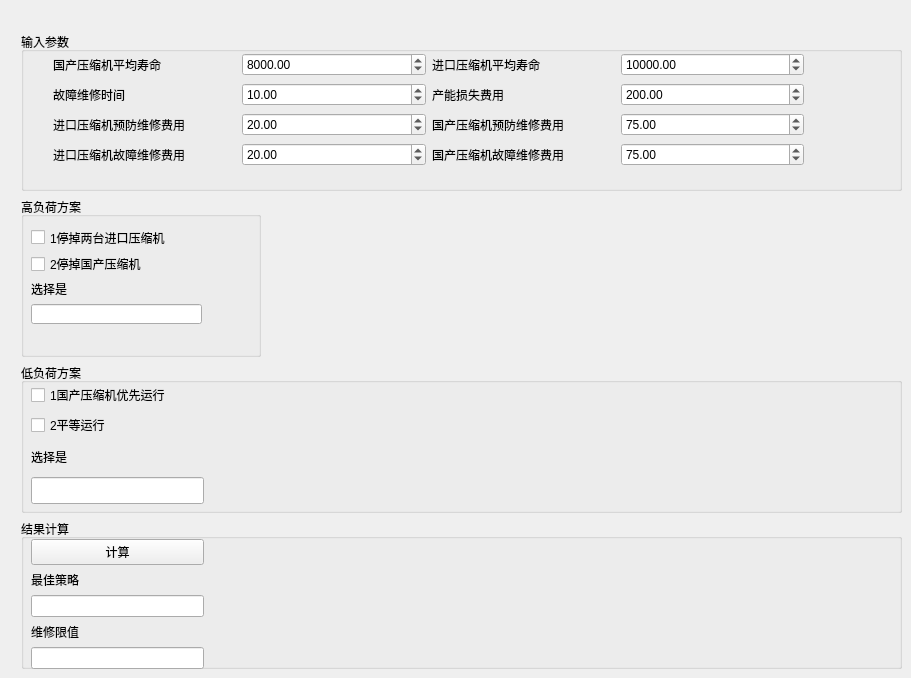
    <widget class="QWidget" name="tab_3">
     <attribute name="title">
      <string>压缩机预防维修策略对比</string>
     </attribute>
     <widget class="QWidget" name="layoutWidget">
      <property name="geometry">
       <rect>
        <x>21</x>
        <y>32</y>
        <width>881</width>
        <height>637</height>
       </rect>
      </property>
      <layout class="QVBoxLayout" name="verticalLayout_17">
       <item>
        <widget class="QGroupBox" name="groupBox_5">
         <property name="enabled">
          <bool>true</bool>
         </property>
         <property name="sizePolicy">
          <sizepolicy hsizetype="Minimum" vsizetype="Minimum">
           <horstretch>0</horstretch>
           <verstretch>0</verstretch>
          </sizepolicy>
         </property>
         <property name="minimumSize">
          <size>
           <width>0</width>
           <height>150</height>
          </size>
         </property>
         <property name="title">
          <string>输入参数</string>
         </property>
         <widget class="QWidget" name="layoutWidget">
          <property name="geometry">
           <rect>
            <x>32</x>
            <y>20</y>
            <width>751</width>
            <height>115</height>
           </rect>
          </property>
          <layout class="QVBoxLayout" name="verticalLayout_5">
           <item>
            <layout class="QHBoxLayout" name="horizontalLayout_4">
             <item>
              <widget class="QLabel" name="label_5">
               <property name="sizePolicy">
                <sizepolicy hsizetype="Preferred" vsizetype="Preferred">
                 <horstretch>0</horstretch>
                 <verstretch>0</verstretch>
                </sizepolicy>
               </property>
               <property name="minimumSize">
                <size>
                 <width>100</width>
                 <height>20</height>
                </size>
               </property>
               <property name="text">
                <string>国产压缩机平均寿命</string>
               </property>
              </widget>
             </item>
             <item>
              <widget class="QDoubleSpinBox" name="doubleSpinBox_7">
               <property name="maximum">
                <double>100000.000000000000000</double>
               </property>
               <property name="value">
                <double>8000.000000000000000</double>
               </property>
              </widget>
             </item>
             <item>
              <widget class="QLabel" name="label_6">
               <property name="sizePolicy">
                <sizepolicy hsizetype="Preferred" vsizetype="Preferred">
                 <horstretch>0</horstretch>
                 <verstretch>0</verstretch>
                </sizepolicy>
               </property>
               <property name="minimumSize">
                <size>
                 <width>100</width>
                 <height>20</height>
                </size>
               </property>
               <property name="text">
                <string>进口压缩机平均寿命</string>
               </property>
              </widget>
             </item>
             <item>
              <widget class="QDoubleSpinBox" name="doubleSpinBox_10">
               <property name="maximum">
                <double>100000.000000000000000</double>
               </property>
               <property name="value">
                <double>10000.000000000000000</double>
               </property>
              </widget>
             </item>
            </layout>
           </item>
           <item>
            <layout class="QHBoxLayout" name="horizontalLayout_5">
             <item>
              <widget class="QLabel" name="label_26">
               <property name="sizePolicy">
                <sizepolicy hsizetype="Preferred" vsizetype="Preferred">
                 <horstretch>0</horstretch>
                 <verstretch>0</verstretch>
                </sizepolicy>
               </property>
               <property name="minimumSize">
                <size>
                 <width>100</width>
                 <height>20</height>
                </size>
               </property>
               <property name="text">
                <string>故障维修时间</string>
               </property>
              </widget>
             </item>
             <item>
              <widget class="QDoubleSpinBox" name="doubleSpinBox_8">
               <property name="maximum">
                <double>1000.000000000000000</double>
               </property>
               <property name="value">
                <double>10.000000000000000</double>
               </property>
              </widget>
             </item>
             <item>
              <widget class="QLabel" name="label_27">
               <property name="sizePolicy">
                <sizepolicy hsizetype="Preferred" vsizetype="Preferred">
                 <horstretch>0</horstretch>
                 <verstretch>0</verstretch>
                </sizepolicy>
               </property>
               <property name="minimumSize">
                <size>
                 <width>100</width>
                 <height>20</height>
                </size>
               </property>
               <property name="text">
                <string>产能损失费用</string>
               </property>
              </widget>
             </item>
             <item>
              <widget class="QDoubleSpinBox" name="doubleSpinBox_9">
               <property name="maximum">
                <double>1000.000000000000000</double>
               </property>
               <property name="value">
                <double>200.000000000000000</double>
               </property>
              </widget>
             </item>
            </layout>
           </item>
           <item>
            <layout class="QHBoxLayout" name="horizontalLayout_6" stretch="1,1,1,1">
             <item>
              <widget class="QLabel" name="label_29">
               <property name="sizePolicy">
                <sizepolicy hsizetype="Preferred" vsizetype="Preferred">
                 <horstretch>0</horstretch>
                 <verstretch>0</verstretch>
                </sizepolicy>
               </property>
               <property name="minimumSize">
                <size>
                 <width>100</width>
                 <height>20</height>
                </size>
               </property>
               <property name="text">
                <string>进口压缩机预防维修费用</string>
               </property>
              </widget>
             </item>
             <item>
              <widget class="QDoubleSpinBox" name="doubleSpinBox_13">
               <property name="maximum">
                <double>10000.000000000000000</double>
               </property>
               <property name="value">
                <double>20.000000000000000</double>
               </property>
              </widget>
             </item>
             <item>
              <widget class="QLabel" name="label_30">
               <property name="sizePolicy">
                <sizepolicy hsizetype="Preferred" vsizetype="Preferred">
                 <horstretch>0</horstretch>
                 <verstretch>0</verstretch>
                </sizepolicy>
               </property>
               <property name="minimumSize">
                <size>
                 <width>100</width>
                 <height>20</height>
                </size>
               </property>
               <property name="text">
                <string>国产压缩机预防维修费用</string>
               </property>
              </widget>
             </item>
             <item>
              <widget class="QDoubleSpinBox" name="doubleSpinBox_16">
               <property name="maximum">
                <double>10000.000000000000000</double>
               </property>
               <property name="value">
                <double>75.000000000000000</double>
               </property>
              </widget>
             </item>
            </layout>
           </item>
           <item>
            <layout class="QHBoxLayout" name="horizontalLayout_13" stretch="1,1,1,1">
             <item>
              <widget class="QLabel" name="label_32">
               <property name="sizePolicy">
                <sizepolicy hsizetype="Preferred" vsizetype="Preferred">
                 <horstretch>0</horstretch>
                 <verstretch>0</verstretch>
                </sizepolicy>
               </property>
               <property name="minimumSize">
                <size>
                 <width>100</width>
                 <height>20</height>
                </size>
               </property>
               <property name="text">
                <string>进口压缩机故障维修费用</string>
               </property>
              </widget>
             </item>
             <item>
              <widget class="QDoubleSpinBox" name="doubleSpinBox_18">
               <property name="maximum">
                <double>10000.000000000000000</double>
               </property>
               <property name="value">
                <double>20.000000000000000</double>
               </property>
              </widget>
             </item>
             <item>
              <widget class="QLabel" name="label_33">
               <property name="sizePolicy">
                <sizepolicy hsizetype="Preferred" vsizetype="Preferred">
                 <horstretch>0</horstretch>
                 <verstretch>0</verstretch>
                </sizepolicy>
               </property>
               <property name="minimumSize">
                <size>
                 <width>100</width>
                 <height>20</height>
                </size>
               </property>
               <property name="text">
                <string>国产压缩机故障维修费用</string>
               </property>
              </widget>
             </item>
             <item>
              <widget class="QDoubleSpinBox" name="doubleSpinBox_19">
               <property name="maximum">
                <double>10000.000000000000000</double>
               </property>
               <property name="value">
                <double>75.000000000000000</double>
               </property>
              </widget>
             </item>
            </layout>
           </item>
          </layout>
         </widget>
        </widget>
       </item>
       <item>
        <layout class="QHBoxLayout" name="horizontalLayout_14">
         <item>
          <layout class="QVBoxLayout" name="verticalLayout_12">
           <item>
            <widget class="QGroupBox" name="groupBox_6">
             <property name="sizePolicy">
              <sizepolicy hsizetype="Fixed" vsizetype="Fixed">
               <horstretch>0</horstretch>
               <verstretch>0</verstretch>
              </sizepolicy>
             </property>
             <property name="minimumSize">
              <size>
               <width>240</width>
               <height>160</height>
              </size>
             </property>
             <property name="title">
              <string>高负荷方案</string>
             </property>
             <widget class="QWidget" name="layoutWidget">
              <property name="geometry">
               <rect>
                <x>0</x>
                <y>30</y>
                <width>181</width>
                <height>97</height>
               </rect>
              </property>
              <layout class="QVBoxLayout" name="verticalLayout_6">
               <property name="leftMargin">
                <number>10</number>
               </property>
               <item>
                <widget class="QCheckBox" name="checkBox_3">
                 <property name="minimumSize">
                  <size>
                   <width>170</width>
                   <height>0</height>
                  </size>
                 </property>
                 <property name="text">
                  <string>1停掉两台进口压缩机</string>
                 </property>
                 <property name="checked">
                  <bool>false</bool>
                 </property>
                </widget>
               </item>
               <item>
                <widget class="QCheckBox" name="checkBox_16">
                 <property name="minimumSize">
                  <size>
                   <width>170</width>
                   <height>0</height>
                  </size>
                 </property>
                 <property name="text">
                  <string>2停掉国产压缩机</string>
                 </property>
                </widget>
               </item>
               <item>
                <widget class="QLabel" name="label_7">
                 <property name="text">
                  <string>选择是</string>
                 </property>
                </widget>
               </item>
               <item>
                <widget class="QLineEdit" name="lineEdit_3">
                 <property name="sizePolicy">
                  <sizepolicy hsizetype="Preferred" vsizetype="Minimum">
                   <horstretch>0</horstretch>
                   <verstretch>0</verstretch>
                  </sizepolicy>
                 </property>
                 <property name="minimumSize">
                  <size>
                   <width>0</width>
                   <height>20</height>
                  </size>
                 </property>
                </widget>
               </item>
              </layout>
             </widget>
            </widget>
           </item>
           <item>
            <widget class="QGroupBox" name="groupBox_7">
             <property name="sizePolicy">
              <sizepolicy hsizetype="Preferred" vsizetype="Preferred">
               <horstretch>0</horstretch>
               <verstretch>0</verstretch>
              </sizepolicy>
             </property>
             <property name="minimumSize">
              <size>
               <width>250</width>
               <height>150</height>
              </size>
             </property>
             <property name="title">
              <string>低负荷方案</string>
             </property>
             <widget class="QWidget" name="layoutWidget_5">
              <property name="geometry">
               <rect>
                <x>10</x>
                <y>20</y>
                <width>173</width>
                <height>121</height>
               </rect>
              </property>
              <layout class="QVBoxLayout" name="verticalLayout_7">
               <item>
                <widget class="QCheckBox" name="checkBox_21">
                 <property name="minimumSize">
                  <size>
                   <width>150</width>
                   <height>0</height>
                  </size>
                 </property>
                 <property name="text">
                  <string>1国产压缩机优先运行</string>
                 </property>
                 <property name="checked">
                  <bool>false</bool>
                 </property>
                </widget>
               </item>
               <item>
                <widget class="QCheckBox" name="checkBox_22">
                 <property name="minimumSize">
                  <size>
                   <width>150</width>
                   <height>0</height>
                  </size>
                 </property>
                 <property name="text">
                  <string>2平等运行</string>
                 </property>
                </widget>
               </item>
               <item>
                <widget class="QLabel" name="label_8">
                 <property name="text">
                  <string>选择是</string>
                 </property>
                </widget>
               </item>
               <item>
                <widget class="QLineEdit" name="lineEdit_4">
                 <property name="sizePolicy">
                  <sizepolicy hsizetype="Preferred" vsizetype="Ignored">
                   <horstretch>0</horstretch>
                   <verstretch>0</verstretch>
                  </sizepolicy>
                 </property>
                </widget>
               </item>
              </layout>
             </widget>
            </widget>
           </item>
           <item>
            <widget class="QGroupBox" name="groupBox_12">
             <property name="sizePolicy">
              <sizepolicy hsizetype="Preferred" vsizetype="Preferred">
               <horstretch>0</horstretch>
               <verstretch>0</verstretch>
              </sizepolicy>
             </property>
             <property name="minimumSize">
              <size>
               <width>250</width>
               <height>150</height>
              </size>
             </property>
             <property name="title">
              <string>结果计算</string>
             </property>
             <widget class="QWidget" name="layoutWidget_6">
              <property name="geometry">
               <rect>
                <x>10</x>
                <y>20</y>
                <width>173</width>
                <height>130</height>
               </rect>
              </property>
              <layout class="QVBoxLayout" name="verticalLayout_15">
               <item>
                <widget class="QPushButton" name="pushButton_10">
                 <property name="sizePolicy">
                  <sizepolicy hsizetype="Minimum" vsizetype="Minimum">
                   <horstretch>0</horstretch>
                   <verstretch>0</verstretch>
                  </sizepolicy>
                 </property>
                 <property name="text">
                  <string>计算</string>
                 </property>
                </widget>
               </item>
               <item>
                <widget class="QLabel" name="label_11">
                 <property name="sizePolicy">
                  <sizepolicy hsizetype="Preferred" vsizetype="Minimum">
                   <horstretch>0</horstretch>
                   <verstretch>0</verstretch>
                  </sizepolicy>
                 </property>
                 <property name="minimumSize">
                  <size>
                   <width>70</width>
                   <height>0</height>
                  </size>
                 </property>
                 <property name="text">
                  <string>最佳策略</string>
                 </property>
                </widget>
               </item>
               <item>
                <widget class="QLineEdit" name="lineEdit_9">
                 <property name="sizePolicy">
                  <sizepolicy hsizetype="Preferred" vsizetype="Minimum">
                   <horstretch>0</horstretch>
                   <verstretch>0</verstretch>
                  </sizepolicy>
                 </property>
                 <property name="minimumSize">
                  <size>
                   <width>0</width>
                   <height>20</height>
                  </size>
                 </property>
                </widget>
               </item>
               <item>
                <widget class="QLabel" name="label_12">
                 <property name="sizePolicy">
                  <sizepolicy hsizetype="Preferred" vsizetype="Minimum">
                   <horstretch>0</horstretch>
                   <verstretch>0</verstretch>
                  </sizepolicy>
                 </property>
                 <property name="minimumSize">
                  <size>
                   <width>70</width>
                   <height>0</height>
                  </size>
                 </property>
                 <property name="text">
                  <string>维修限值</string>
                 </property>
                </widget>
               </item>
               <item>
                <widget class="QLineEdit" name="lineEdit_10">
                 <property name="sizePolicy">
                  <sizepolicy hsizetype="Preferred" vsizetype="Minimum">
                   <horstretch>0</horstretch>
                   <verstretch>0</verstretch>
                  </sizepolicy>
                 </property>
                 <property name="minimumSize">
                  <size>
                   <width>0</width>
                   <height>20</height>
                  </size>
                 </property>
                </widget>
               </item>
              </layout>
             </widget>
            </widget>
           </item>
          </layout>
         </item>
         <item>
          <layout class="QVBoxLayout" name="verticalLayout_11"/>
         </item>
        </layout>
       </item>
      </layout>
     </widget>
    </widget>
